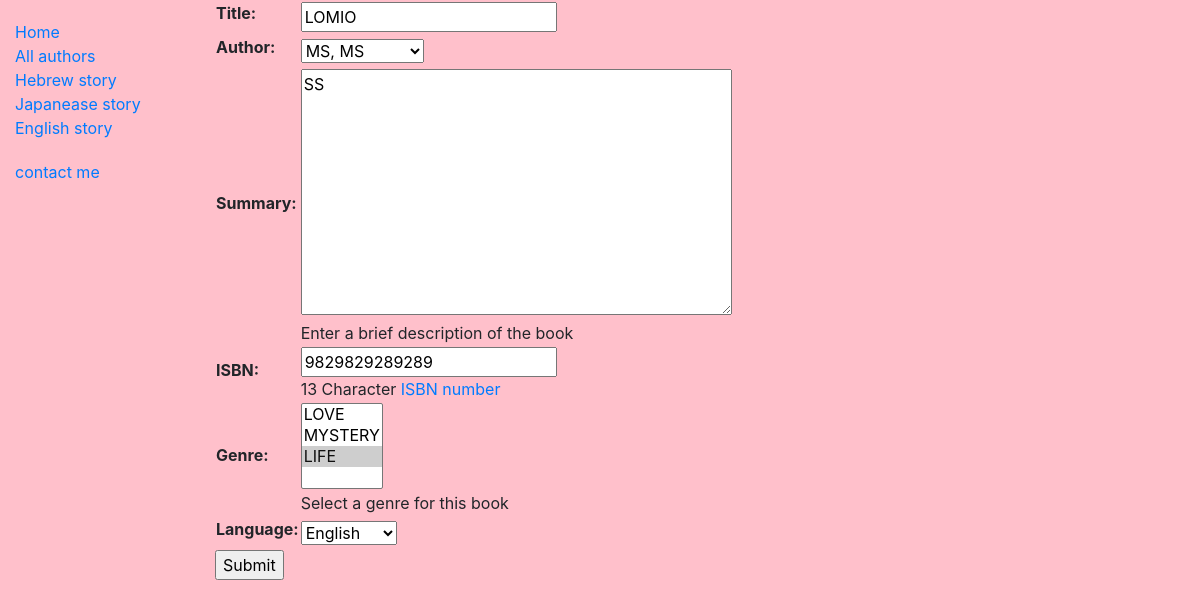
Before: /catalog/book/1/update/ (signed in) with the older database file.
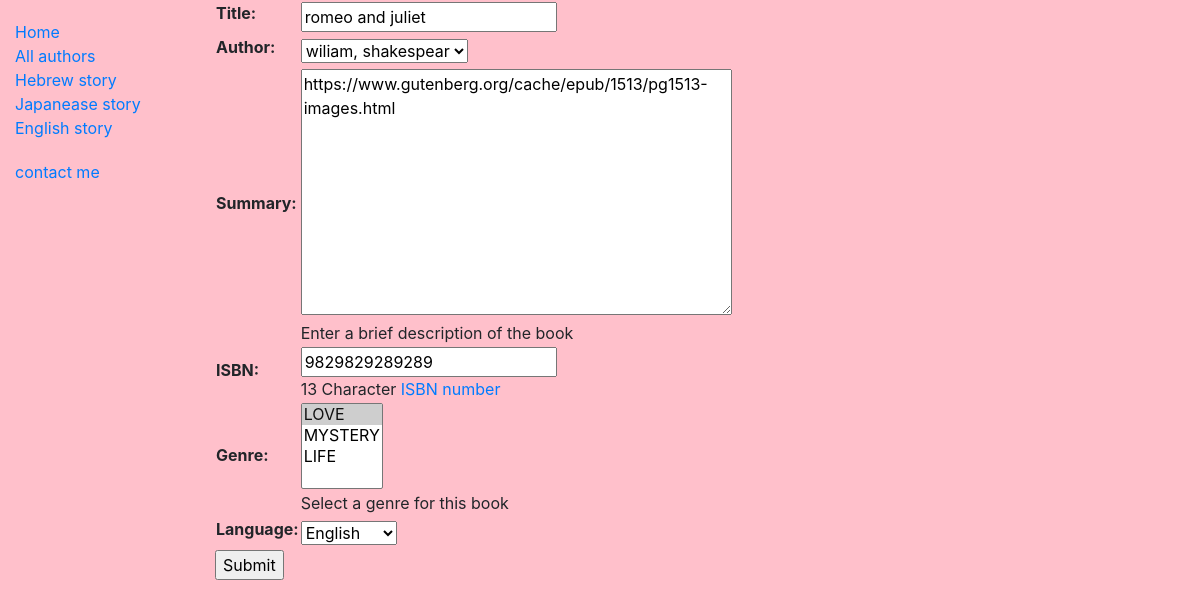
After: the same page with the newer database file.
### catalog/models.py (models this page shows, shortened)
class Book(models.Model):
    title = models.CharField(max_length=200)
    author = models.ForeignKey('Author', on_delete=models.SET_NULL, null=True)
    summary = models.TextField(max_length=1000, help_text='Enter a brief description of the book')
    isbn = models.CharField('ISBN', max_length=13, help_text='13 Character <a href="https://www.isbn-international.org/content/what-isbn">ISBN number</a>')
    genre = models.ManyToManyField(Genre, help_text='Select a genre for this book')
    language = models.ForeignKey('Language', on_delete=models.SET_NULL, null=True)

### catalog/views.py (the view)
# urls.py: path('book/<int:pk>/update/', views.BookUpdate.as_view(), name='book-update'),
class BookUpdate(PermissionRequiredMixin, UpdateView):
    model = Book
    fields = ['title', 'author', 'summary', 'isbn', 'genre', 'language']
    permission_required = 'catalog.can_mark_returned'

### catalog/models.py (called while the page is built)
    def __str__(self):
        return self.name

    def __str__(self):
        return self.name

    def __str__(self):
        return f'{self.last_name}, {self.first_name}'

### catalog/templates/catalog/book_form.html (shortened to what this page needs)
{% extends "base_generic.html" %}
{% block content %}
<form action="" method="post">
    <table>
    {{ form.as_table }}
    </table>
    <input type="submit" value="Submit" />
</form>
{% endblock %}

Changed rows visible on the page:
changed Book "English": title "LOMIO" → "romeo and juliet"; author "MS, MS" → "wiliam, shakespear"; summary "SS" → "https://www.gutenberg.org/cache/epub/1513/pg1513-images.html"
Other visible differences:
form field genre: "LOVE / MYSTERY / LIFE ☑" → "LOVE ☑ / MYSTERY / LIFE"
